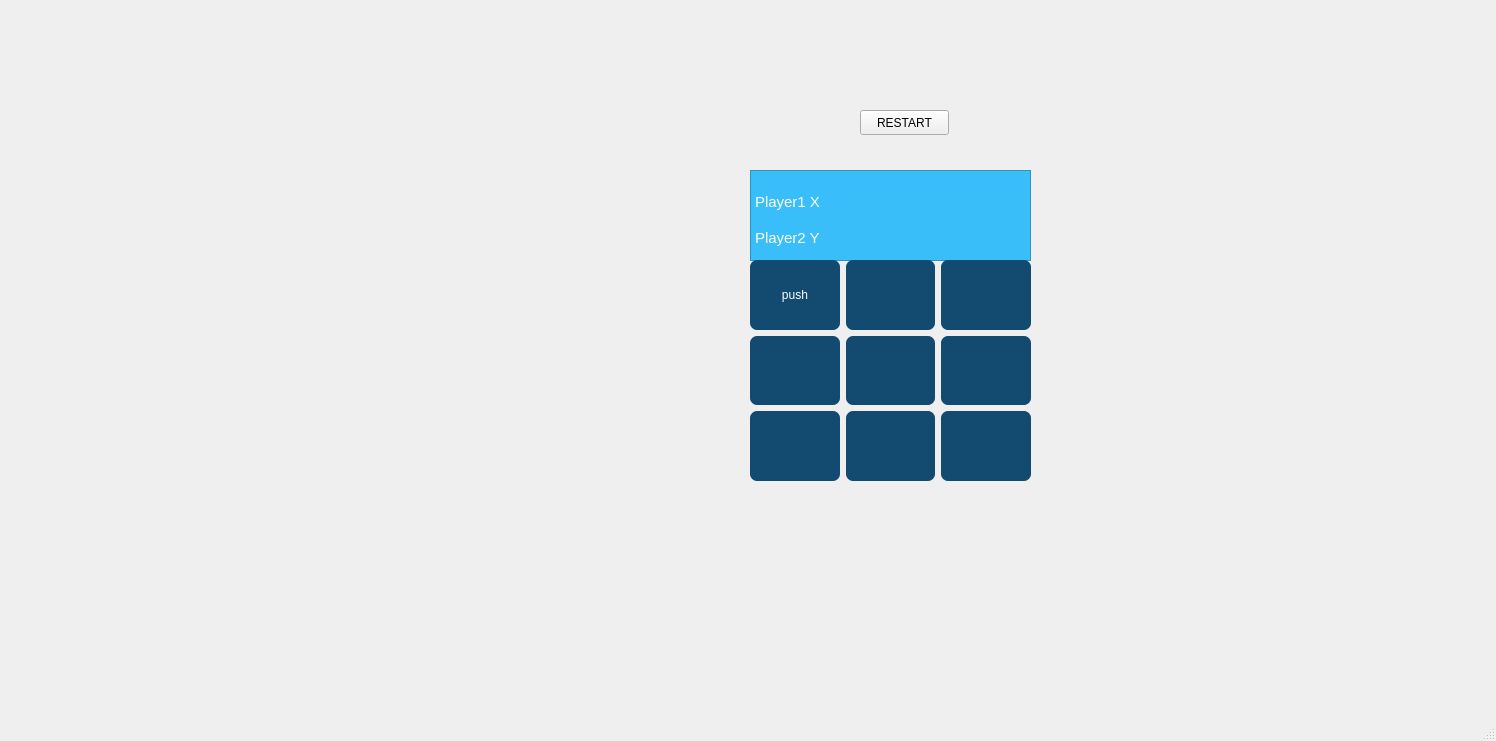
<?xml version="1.0" encoding="UTF-8"?>
<ui version="4.0">
 <class>MainWindowTicTac</class>
 <widget class="QMainWindow" name="MainWindowTicTac">
  <property name="geometry">
   <rect>
    <x>0</x>
    <y>0</y>
    <width>1496</width>
    <height>741</height>
   </rect>
  </property>
  <property name="windowTitle">
   <string>MainWindowTicTac</string>
  </property>
  <widget class="QWidget" name="centralwidget">
   <widget class="QPushButton" name="pushButton_10">
    <property name="geometry">
     <rect>
      <x>860</x>
      <y>110</y>
      <width>89</width>
      <height>25</height>
     </rect>
    </property>
    <property name="text">
     <string>RESTART</string>
    </property>
   </widget>
   <widget class="QTextEdit" name="textEdit">
    <property name="geometry">
     <rect>
      <x>750</x>
      <y>170</y>
      <width>281</width>
      <height>91</height>
     </rect>
    </property>
    <property name="styleSheet">
     <string notr="true">QTextEdit {
 background-color:rgb(58, 190, 249);
color:white;
}</string>
    </property>
    <property name="html">
     <string>&lt;!DOCTYPE HTML PUBLIC &quot;-//W3C//DTD HTML 4.0//EN&quot; &quot;http://www.w3.org/TR/REC-html40/strict.dtd&quot;&gt;
&lt;html&gt;&lt;head&gt;&lt;meta name=&quot;qrichtext&quot; content=&quot;1&quot; /&gt;&lt;meta charset=&quot;utf-8&quot; /&gt;&lt;style type=&quot;text/css&quot;&gt;
p, li { white-space: pre-wrap; }
hr { height: 1px; border-width: 0; }
li.unchecked::marker { content: &quot;\2610&quot;; }
li.checked::marker { content: &quot;\2612&quot;; }
&lt;/style&gt;&lt;/head&gt;&lt;body style=&quot; font-family:'Ubuntu'; font-size:11pt; font-weight:400; font-style:normal;&quot;&gt;
&lt;p style=&quot;-qt-paragraph-type:empty; margin-top:0px; margin-bottom:0px; margin-left:0px; margin-right:0px; -qt-block-indent:0; text-indent:0px;&quot;&gt;&lt;br /&gt;&lt;/p&gt;
&lt;p style=&quot; margin-top:0px; margin-bottom:0px; margin-left:0px; margin-right:0px; -qt-block-indent:0; text-indent:0px;&quot;&gt;Player1 X&lt;/p&gt;
&lt;p style=&quot;-qt-paragraph-type:empty; margin-top:0px; margin-bottom:0px; margin-left:0px; margin-right:0px; -qt-block-indent:0; text-indent:0px;&quot;&gt;&lt;br /&gt;&lt;/p&gt;
&lt;p style=&quot; margin-top:0px; margin-bottom:0px; margin-left:0px; margin-right:0px; -qt-block-indent:0; text-indent:0px;&quot;&gt;Player2 Y&lt;/p&gt;&lt;/body&gt;&lt;/html&gt;</string>
    </property>
   </widget>
   <widget class="QWidget" name="gridLayoutWidget">
    <property name="geometry">
     <rect>
      <x>750</x>
      <y>260</y>
      <width>281</width>
      <height>221</height>
     </rect>
    </property>
    <property name="sizePolicy">
     <sizepolicy hsizetype="Preferred" vsizetype="Preferred">
      <horstretch>0</horstretch>
      <verstretch>0</verstretch>
     </sizepolicy>
    </property>
    <layout class="QGridLayout" name="gridLayout">
     <item row="2" column="0">
      <widget class="QPushButton" name="pushButton_7">
       <property name="sizePolicy">
        <sizepolicy hsizetype="Minimum" vsizetype="Preferred">
         <horstretch>0</horstretch>
         <verstretch>0</verstretch>
        </sizepolicy>
       </property>
       <property name="styleSheet">
        <string notr="true">QPushButton{
border-radius:7px;
background:rgb(19, 75, 112);
color:white;
}

QPushButton::hover{
 background:rgb(80, 140, 155);
}
QPushButton::pressed {
background:rgb(167, 230, 255);
}</string>
       </property>
       <property name="text">
        <string/>
       </property>
      </widget>
     </item>
     <item row="1" column="2">
      <widget class="QPushButton" name="pushButton_6">
       <property name="sizePolicy">
        <sizepolicy hsizetype="Minimum" vsizetype="Preferred">
         <horstretch>0</horstretch>
         <verstretch>0</verstretch>
        </sizepolicy>
       </property>
       <property name="styleSheet">
        <string notr="true">QPushButton{
border-radius:7px;
background:rgb(19, 75, 112);
color:white;
}

QPushButton::hover{
 background:rgb(80, 140, 155);
}
QPushButton::pressed {
background:rgb(167, 230, 255);
}</string>
       </property>
       <property name="text">
        <string/>
       </property>
      </widget>
     </item>
     <item row="0" column="0">
      <widget class="QPushButton" name="pushButton">
       <property name="sizePolicy">
        <sizepolicy hsizetype="Minimum" vsizetype="Preferred">
         <horstretch>0</horstretch>
         <verstretch>0</verstretch>
        </sizepolicy>
       </property>
       <property name="styleSheet">
        <string notr="true">QPushButton{
border-radius:7px;
background:rgb(19, 75, 112);
color:white;
}

QPushButton::hover{
 background:rgb(80, 140, 155);
}
QPushButton::pressed {
background:rgb(167, 230, 255);
}</string>
       </property>
       <property name="text">
        <string>push</string>
       </property>
      </widget>
     </item>
     <item row="1" column="1">
      <widget class="QPushButton" name="pushButton_5">
       <property name="sizePolicy">
        <sizepolicy hsizetype="Minimum" vsizetype="Preferred">
         <horstretch>0</horstretch>
         <verstretch>0</verstretch>
        </sizepolicy>
       </property>
       <property name="styleSheet">
        <string notr="true">QPushButton{
border-radius:7px;
background:rgb(19, 75, 112);
color:white;
}

QPushButton::hover{
 background:rgb(80, 140, 155);
}
QPushButton::pressed {
background:rgb(167, 230, 255);
}</string>
       </property>
       <property name="text">
        <string/>
       </property>
      </widget>
     </item>
     <item row="0" column="2">
      <widget class="QPushButton" name="pushButton_3">
       <property name="sizePolicy">
        <sizepolicy hsizetype="Minimum" vsizetype="Preferred">
         <horstretch>0</horstretch>
         <verstretch>0</verstretch>
        </sizepolicy>
       </property>
       <property name="styleSheet">
        <string notr="true">QPushButton{
border-radius:7px;
background:rgb(19, 75, 112);
color:white;
}

QPushButton::hover{
 background:rgb(80, 140, 155);
}
QPushButton::pressed {
background:rgb(167, 230, 255);
}</string>
       </property>
       <property name="text">
        <string/>
       </property>
      </widget>
     </item>
     <item row="2" column="2">
      <widget class="QPushButton" name="pushButton_9">
       <property name="sizePolicy">
        <sizepolicy hsizetype="Minimum" vsizetype="Preferred">
         <horstretch>0</horstretch>
         <verstretch>0</verstretch>
        </sizepolicy>
       </property>
       <property name="styleSheet">
        <string notr="true">QPushButton{
border-radius:7px;
background:rgb(19, 75, 112);
color:white;
}

QPushButton::hover{
 background:rgb(80, 140, 155);
}
QPushButton::pressed {
background:rgb(167, 230, 255);
}

</string>
       </property>
       <property name="text">
        <string/>
       </property>
      </widget>
     </item>
     <item row="0" column="1">
      <widget class="QPushButton" name="pushButton_2">
       <property name="sizePolicy">
        <sizepolicy hsizetype="Minimum" vsizetype="Preferred">
         <horstretch>0</horstretch>
         <verstretch>0</verstretch>
        </sizepolicy>
       </property>
       <property name="styleSheet">
        <string notr="true">QPushButton{
border-radius:7px;
background:rgb(19, 75, 112);
color:white;
}

QPushButton::hover{
 background:rgb(80, 140, 155);
}
QPushButton::pressed {
background:rgb(167, 230, 255);
}</string>
       </property>
       <property name="text">
        <string/>
       </property>
      </widget>
     </item>
     <item row="2" column="1">
      <widget class="QPushButton" name="pushButton_8">
       <property name="sizePolicy">
        <sizepolicy hsizetype="Minimum" vsizetype="Preferred">
         <horstretch>0</horstretch>
         <verstretch>0</verstretch>
        </sizepolicy>
       </property>
       <property name="styleSheet">
        <string notr="true">QPushButton{
border-radius:7px;
background:rgb(19, 75, 112);
color:white;
}

QPushButton::hover{
 background:rgb(80, 140, 155);
}
QPushButton::pressed {
background:rgb(167, 230, 255);
}</string>
       </property>
       <property name="text">
        <string/>
       </property>
      </widget>
     </item>
     <item row="1" column="0">
      <widget class="QPushButton" name="pushButton_4">
       <property name="sizePolicy">
        <sizepolicy hsizetype="Minimum" vsizetype="Preferred">
         <horstretch>0</horstretch>
         <verstretch>0</verstretch>
        </sizepolicy>
       </property>
       <property name="styleSheet">
        <string notr="true">QPushButton{
border-radius:7px;
background:rgb(19, 75, 112);
color:white;
}

QPushButton::hover{
 background:rgb(80, 140, 155);
}
QPushButton::pressed {
background:rgb(167, 230, 255);
}</string>
       </property>
       <property name="text">
        <string/>
       </property>
      </widget>
     </item>
    </layout>
   </widget>
  </widget>
  <widget class="QMenuBar" name="menubar">
   <property name="geometry">
    <rect>
     <x>0</x>
     <y>0</y>
     <width>1496</width>
     <height>22</height>
    </rect>
   </property>
  </widget>
  <widget class="QStatusBar" name="statusbar"/>
 </widget>
 <resources/>
 <connections/>
</ui>
